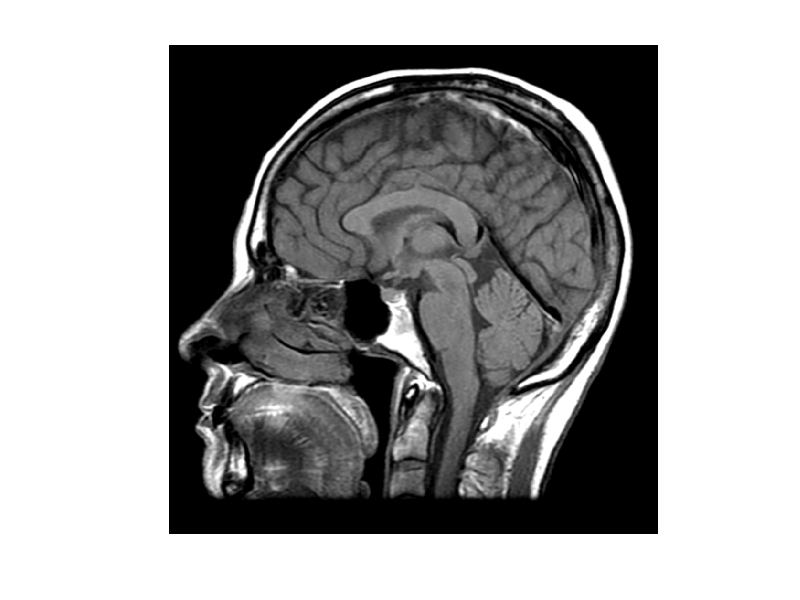

Reproduce this figure in MATLAB. (Note: this script raises an error after producing the figure.)
clear all; close all; clc;

% x = zeros(128, 128);
% x(10 : 92, 40:60) = 1;
% x(40 : 60, 10 : 92) = 1;
load('head.mat', 'x');
imshow(x, [])
levels = 4;
[h0, h1, g0, g1] = wfilters('sym8');
[xd, xdc, h] = qmf_decomposition_2d(x, h0, h1, levels);
figure; imshow(xd, [])
[xr, xdelay, compensatory_delay, y] = qmf_reconstruction_2d(xdc, h0, h1, g0, g1, size(x, 1), size(x, 2));
figure; imshow(xr, [])
